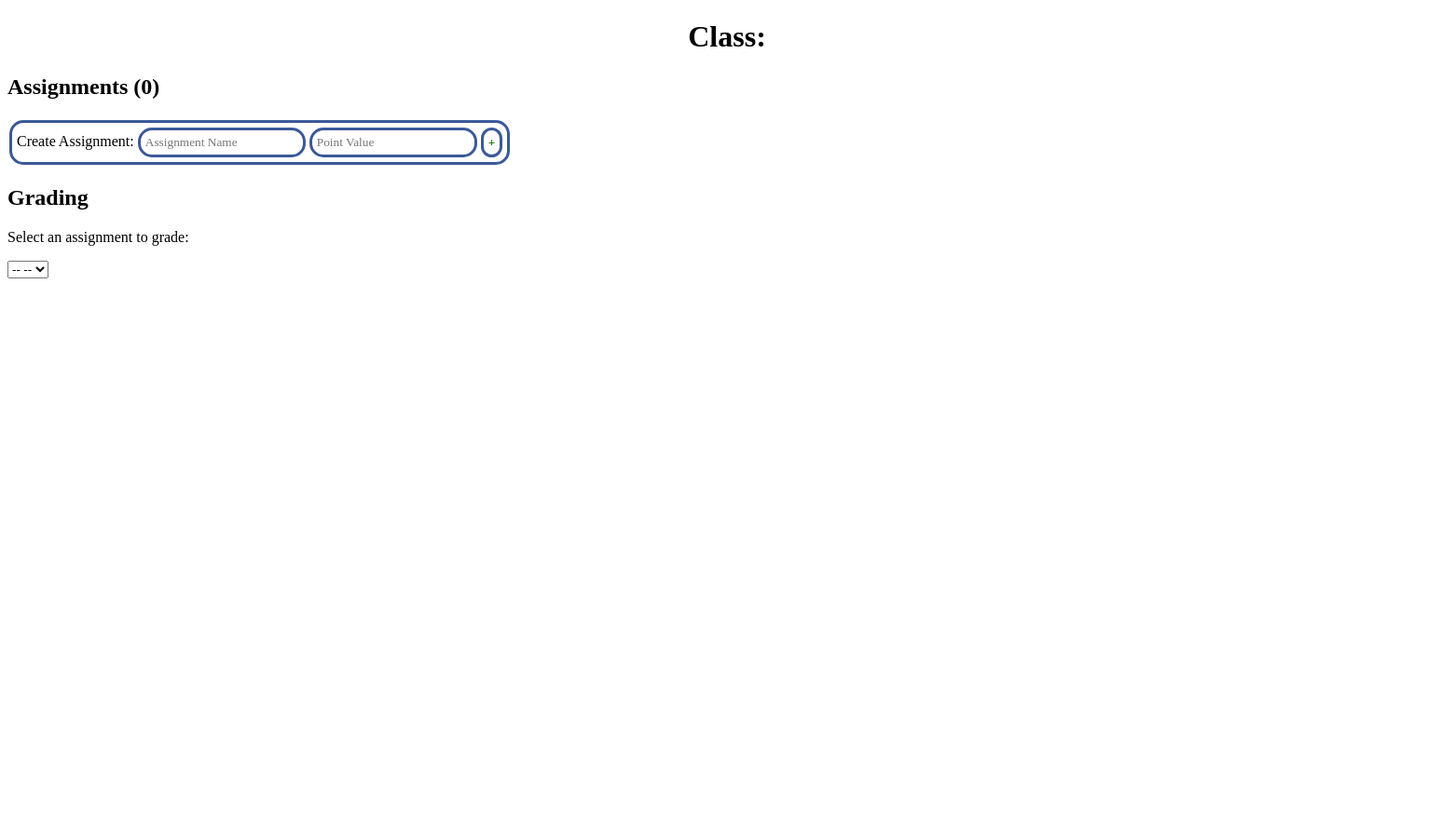
Page /klass?klass_id=4 (signed in, upper part) on the earlier database version.
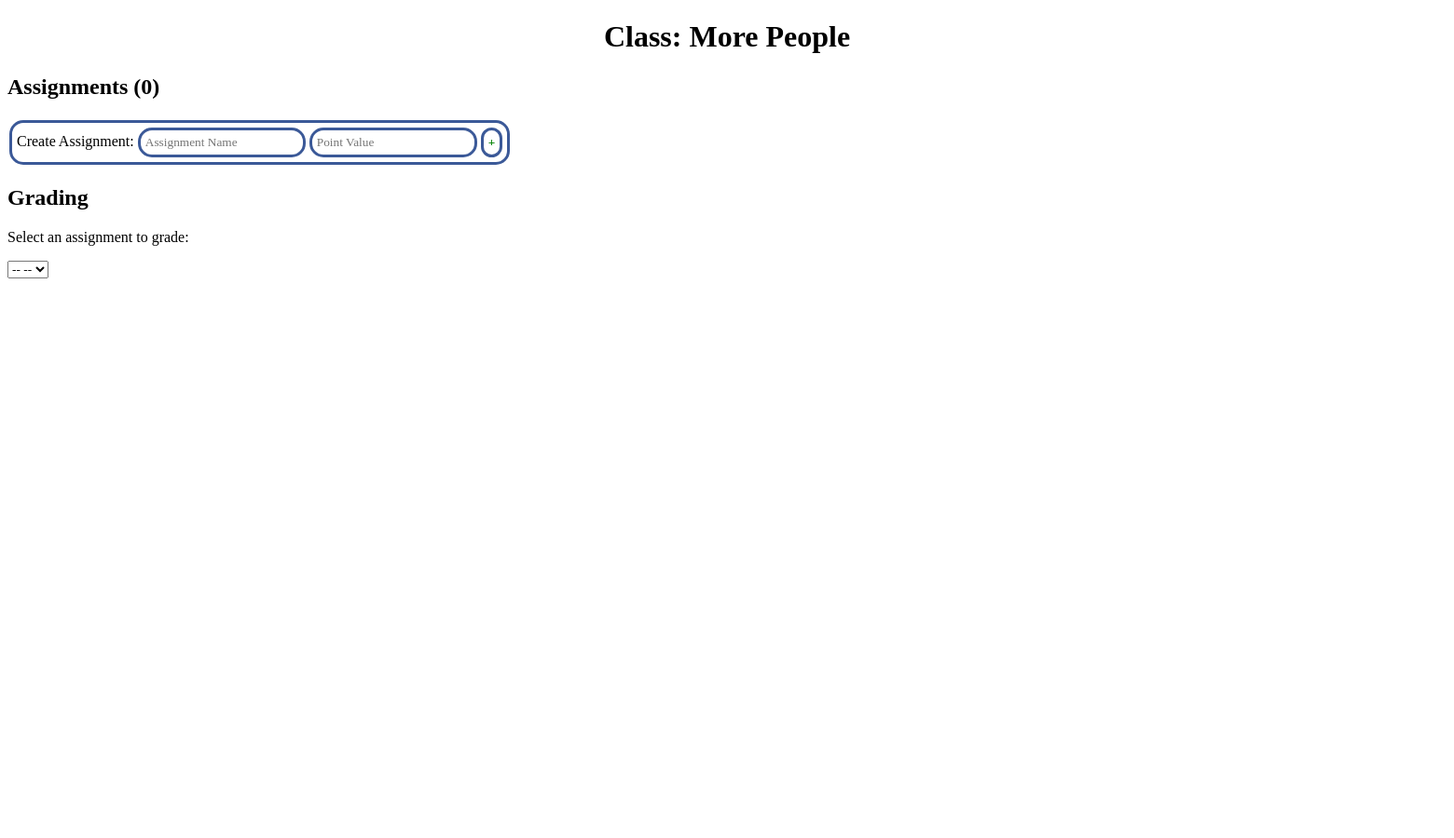
Same page on the later database version.
### tables this page shows
CREATE TABLE klasses
(
    klass_id INTEGER PRIMARY KEY,                        -- Each klass has a unique id.
    user_id REFERENCES users(user_id) ON DELETE CASCADE, -- The klass owner (teacher)'s id.
    klass_name TEXT                                      -- The title of the class (like "3rd period Engineering").
);

### klass_route.py (the view)
@app.route("/klass")
@login_required
def klass():
    klass_id = int(request.args.get("klass_id"))
    klass = database_storage.fetchKlassByKlassId(current_user.get_id(), klass_id)
    return render_template("klass.html", klass = klass)

### app.py (called while the page is built)
@login_manager.user_loader
def load_user(user_id):
    print("Loading user...")
    return database_storage.loadUser(user_id)

### storage/databasestorage.py (called while the page is built)
    def loadUser(self, user_id):
        user_id = int(user_id)
        self.conn_lock.acquire()
        users = self.cursor.execute("SELECT user_id, username, password_hashed_and_salted, email, user_type, student_id FROM users WHERE user_id = ?", (user_id,))
        user = users.fetchone()
        self.conn_lock.release()
        if user is None:
            return None
        return User(user_id, user[USERS_TABLE_USERNAME_COLUMN], user[USERS_TABLE_PASSWORD_HASHED_AND_SALTED_COLUMN], user[USERS_TABLE_EMAIL_COLUMN], user[USERS_TABLE_USER_TYPE_COLUMN], user[USERS_TABLE_STUDENT_ID_COLUMN], is_authenticated = True, is_active = True, is_anonymous = False)

### storage/user.py (called while the page is built)
    def get_id(self):
        return str(self.user_id)

### templates/klass.html (shortened to what this page needs)
<!DOCTYPE html>
<html>
    <head>
        <link rel="stylesheet" type="text/css" href="/static/stylesheets/global.css">
        <link rel="stylesheet" type="text/css" href="/static/stylesheets/klass.css">
    </head>
    <body>
        <h1>
            Class: {{ klass.klass_name }}
        </h1>
        {% raw %}
        <div id="vue_div">
            <h2>
            </h2>
            <table>
                <tr>
                    <td class="decorated">
                        Create Assignment: <input type="text" v-model="assignment_to_create_name" v-on:keyup.enter="createAssignmentOnClick" placeholder="Assignment Name" />
                        <input type="number" v-model="assignment_to_create_points" v-on:keyup.enter="createAssignmentOnClick" id="point_value_input" placeholder="Point Value" />
                        <button v-on:click="createAssignmentOnClick" id="create_assignment_button">
                            <b class="add_plus">+</b>
                        </button>
                    </td>
                </tr>
            </table>
            <h2>
            </h2>
            <p>
            </p>
            <select id="assignment_select" v-on:input="assignmentSelected">
                <option v-bind:value="-1">--  --</option>
            </select>
            <br>
            <klass-editor v-bind:klass_id="klass_id"
                          v-bind:editable="klass_editor_editable"
                          ref="klass_editor"
                          @score-incremented="handleScoreIncremented"
                          @score-decremented="handleScoreDecremented">
            </klass-editor>
        </div>
        {% endraw %}
    </body>
</html>

Differences in the rows shown:
added klasses: klass_name "More People"
